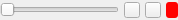
<?xml version="1.0" encoding="UTF-8"?>
<ui version="4.0">
 <class>MixerMasterChannel</class>
 <widget class="QWidget" name="MixerMasterChannel">
  <property name="geometry">
   <rect>
    <x>0</x>
    <y>0</y>
    <width>178</width>
    <height>20</height>
   </rect>
  </property>
  <property name="maximumSize">
   <size>
    <width>16777215</width>
    <height>27</height>
   </size>
  </property>
  <property name="accessibleName">
   <string>Instrument volume control</string>
  </property>
  <layout class="QHBoxLayout" name="horizontalLayout">
   <property name="spacing">
    <number>0</number>
   </property>
   <property name="leftMargin">
    <number>0</number>
   </property>
   <property name="topMargin">
    <number>0</number>
   </property>
   <property name="rightMargin">
    <number>0</number>
   </property>
   <property name="bottomMargin">
    <number>0</number>
   </property>
   <item>
    <widget class="Ms::GainSlider" name="trackSlider">
     <property name="sizePolicy">
      <sizepolicy hsizetype="Expanding" vsizetype="Preferred">
       <horstretch>0</horstretch>
       <verstretch>0</verstretch>
      </sizepolicy>
     </property>
     <property name="maximumSize">
      <size>
       <width>16777215</width>
       <height>20</height>
      </size>
     </property>
     <property name="accessibleName">
      <string>Volume</string>
     </property>
     <property name="maximum">
      <number>127</number>
     </property>
     <property name="orientation">
      <enum>Qt::Orientation::Horizontal</enum>
     </property>
     <property name="tickPosition">
      <enum>QSlider::TickPosition::NoTicks</enum>
     </property>
    </widget>
   </item>
   <item>
    <spacer name="horizontalSpacer_2">
     <property name="orientation">
      <enum>Qt::Orientation::Horizontal</enum>
     </property>
     <property name="sizeType">
      <enum>QSizePolicy::Policy::Minimum</enum>
     </property>
     <property name="sizeHint" stdset="0">
      <size>
       <width>5</width>
       <height>20</height>
      </size>
     </property>
    </spacer>
   </item>
   <item>
    <widget class="QToolButton" name="playButton">
     <property name="maximumSize">
      <size>
       <width>16</width>
       <height>16</height>
      </size>
     </property>
     <property name="font">
      <font>
       <pointsize>9</pointsize>
      </font>
     </property>
     <property name="toolTip">
      <string>Solo</string>
     </property>
     <property name="accessibleName">
      <string>Solo</string>
     </property>
     <property name="text">
      <string/>
     </property>
     <property name="icon">
      <iconset resource="../musescore.qrc">
       <normaloff>:/data/icons/media-playback-start.svg</normaloff>:/data/icons/media-playback-start.svg</iconset>
     </property>
     <property name="iconSize">
      <size>
       <width>16</width>
       <height>16</height>
      </size>
     </property>
     <property name="checkable">
      <bool>true</bool>
     </property>
     <property name="checked">
      <bool>false</bool>
     </property>
     <property name="toolButtonStyle">
      <enum>Qt::ToolButtonStyle::ToolButtonIconOnly</enum>
     </property>
    </widget>
   </item>
   <item>
    <spacer name="horizontalSpacer">
     <property name="orientation">
      <enum>Qt::Orientation::Horizontal</enum>
     </property>
     <property name="sizeType">
      <enum>QSizePolicy::Policy::Minimum</enum>
     </property>
     <property name="sizeHint" stdset="0">
      <size>
       <width>5</width>
       <height>20</height>
      </size>
     </property>
    </spacer>
   </item>
   <item>
    <widget class="QToolButton" name="loopButton">
     <property name="maximumSize">
      <size>
       <width>16</width>
       <height>16</height>
      </size>
     </property>
     <property name="font">
      <font>
       <pointsize>9</pointsize>
      </font>
     </property>
     <property name="toolTip">
      <string>Mute</string>
     </property>
     <property name="accessibleName">
      <string>Mute</string>
     </property>
     <property name="text">
      <string/>
     </property>
     <property name="icon">
      <iconset resource="../musescore.qrc">
       <normaloff>:/data/icons/media-playback-loop.svg</normaloff>:/data/icons/media-playback-loop.svg</iconset>
     </property>
     <property name="iconSize">
      <size>
       <width>16</width>
       <height>16</height>
      </size>
     </property>
     <property name="checkable">
      <bool>true</bool>
     </property>
     <property name="checked">
      <bool>false</bool>
     </property>
     <property name="toolButtonStyle">
      <enum>Qt::ToolButtonStyle::ToolButtonIconOnly</enum>
     </property>
    </widget>
   </item>
   <item>
    <spacer name="horizontalSpacer_3">
     <property name="orientation">
      <enum>Qt::Orientation::Horizontal</enum>
     </property>
     <property name="sizeType">
      <enum>QSizePolicy::Policy::Fixed</enum>
     </property>
     <property name="sizeHint" stdset="0">
      <size>
       <width>5</width>
       <height>16</height>
      </size>
     </property>
    </spacer>
   </item>
   <item>
    <widget class="QLabel" name="colorChooser">
     <property name="minimumSize">
      <size>
       <width>12</width>
       <height>16</height>
      </size>
     </property>
     <property name="maximumSize">
      <size>
       <width>12</width>
       <height>16</height>
      </size>
     </property>
     <property name="styleSheet">
      <string notr="true">QLabel{
background: red;
border-radius: 3px;
}</string>
     </property>
     <property name="text">
      <string/>
     </property>
    </widget>
   </item>
  </layout>
 </widget>
 <customwidgets>
  <customwidget>
   <class>Ms::GainSlider</class>
   <extends>QSlider</extends>
   <header>gainslider.h</header>
  </customwidget>
 </customwidgets>
 <resources>
  <include location="../musescore.qrc"/>
 </resources>
 <connections/>
</ui>
